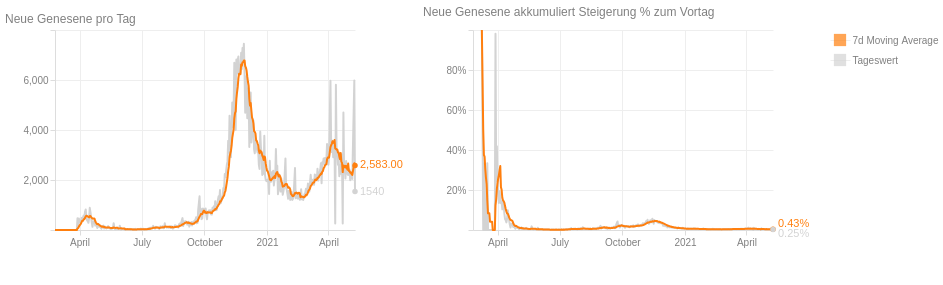

Specify this chart in Vega-Lite:
### Vega-Lite specification from a JSON file in a GitHub repository (floating-point values rounded to 4 significant figures; data arrays with more than 128 entries replaced by an {"elided": "..."} marker saying what was removed)
{"$schema": "https://vega.github.io/schema/vega-lite/v5.json", "config": {"axis": {"domainColor": "#ddd", "grid": true, "gridColor": "#eee", "labelBound": true, "labelColor": "gray", "minExtent": 50, "tickColor": "#ddd"}, "title": {"anchor": "start", "color": "gray", "fontSize": 12, "fontWeight": "normal"}, "view": {"continuousHeight": 300, "continuousWidth": 400, "strokeWidth": 0}}, "data": {"name": "data-efd1b5fba4a5753476e2f655ea834a0b"}, "datasets": {"data-793b2339a016668726e02e8737965916": [{"label": "Tageswert"}, {"label": "7d Moving Average"}], "data-efd1b5fba4a5753476e2f655ea834a0b": {"elided": "431 records"}}, "hconcat": [{"layer": [{"encoding": {"tooltip": [{"field": "date", "type": "temporal"}, {"field": "diff", "type": "quantitative"}], "x": {"field": "date", "title": "", "type": "temporal"}, "y": {"field": "diff", "title": "", "type": "quantitative"}}, "height": 200, "mark": {"color": "lightgray", "size": 2, "strokeJoin": "round", "type": "line"}, "transform": [{"as": "date", "field": "dataTime", "timeUnit": "yearmonthdate"}, {"aggregate": [{"as": "max_total_recovered", "field": "total_recovered", "op": "max"}], "groupby": ["date"]}, {"frame": [-1, 0], "window": [{"as": "rolling_max", "field": "max_total_recovered", "op": "max"}, {"as": "rolling_min", "field": "max_total_recovered", "op": "min"}]}, {"as": "diff", "calculate": "datum.rolling_max - datum.rolling_min"}], "width": 300}, {"encoding": {"x": {"field": "date", "title": "", "type": "temporal"}, "y": {"field": "rolling_mean", "title": "", "type": "quantitative"}}, "height": 200, "mark": {"color": "#ff7f0e", "size": 2, "strokeJoin": "round", "type": "line"}, "transform": [{"as": "date", "field": "dataTime", "timeUnit": "yearmonthdate"}, {"aggregate": [{"as": "max_total_recovered", "field": "total_recovered", "op": "max"}], "groupby": ["date"]}, {"frame": [-1, 0], "window": [{"as": "rolling_max", "field": "max_total_recovered", "op": "max"}, {"as": "rolling_min", "field": "max_total_recovered", "op": "min"}]}, {"as": "diff", "calculate": "datum.rolling_max - datum.rolling_min"}, {"frame": [-7, 0], "window": [{"as": "rolling_mean", "field": "diff", "op": "mean"}]}], "width": 300}, {"encoding": {"text": {"field": "diff", "type": "quantitative"}, "x": {"field": "date", "type": "temporal"}, "y": {"field": "diff", "title": "", "type": "quantitative"}}, "height": 200, "mark": {"align": "left", "color": "lightgray", "dx": 5, "type": "text"}, "transform": [{"as": "date", "field": "dataTime", "timeUnit": "yearmonthdate"}, {"aggregate": [{"as": "max_total_recovered", "field": "total_recovered", "op": "max"}], "groupby": ["date"]}, {"frame": [-1, 0], "window": [{"as": "rolling_max", "field": "max_total_recovered", "op": "max"}, {"as": "rolling_min", "field": "max_total_recovered", "op": "min"}]}, {"as": "diff", "calculate": "datum.rolling_max - datum.rolling_min"}, {"sort": [{"field": "date", "order": "descending"}], "window": [{"as": "rank", "field": "date", "op": "rank"}]}, {"filter": "(datum.rank === 1)"}], "width": 300}, {"encoding": {"x": {"field": "date", "type": "temporal"}, "y": {"field": "diff", "title": "", "type": "quantitative"}}, "height": 200, "mark": {"color": "lightgray", "opacity": 1, "type": "circle"}, "transform": [{"as": "date", "field": "dataTime", "timeUnit": "yearmonthdate"}, {"aggregate": [{"as": "max_total_recovered", "field": "total_recovered", "op": "max"}], "groupby": ["date"]}, {"frame": [-1, 0], "window": [{"as": "rolling_max", "field": "max_total_recovered", "op": "max"}, {"as": "rolling_min", "field": "max_total_recovered", "op": "min"}]}, {"as": "diff", "calculate": "datum.rolling_max - datum.rolling_min"}, {"sort": [{"field": "date", "order": "descending"}], "window": [{"as": "rank", "field": "date", "op": "rank"}]}, {"filter": "(datum.rank === 1)"}], "width": 300}, {"encoding": {"text": {"field": "rolling_mean", "format": ",.2f", "type": "quantitative"}, "x": {"field": "date", "type": "temporal"}, "y": {"field": "rolling_mean", "title": "", "type": "quantitative"}}, "height": 200, "mark": {"align": "left", "color": "#ff7f0e", "dx": 5, "type": "text"}, "transform": [{"as": "date", "field": "dataTime", "timeUnit": "yearmonthdate"}, {"aggregate": [{"as": "max_total_recovered", "field": "total_recovered", "op": "max"}], "groupby": ["date"]}, {"frame": [-1, 0], "window": [{"as": "rolling_max", "field": "max_total_recovered", "op": "max"}, {"as": "rolling_min", "field": "max_total_recovered", "op": "min"}]}, {"as": "diff", "calculate": "datum.rolling_max - datum.rolling_min"}, {"frame": [-7, 0], "window": [{"as": "rolling_mean", "field": "diff", "op": "mean"}]}, {"sort": [{"field": "date", "order": "descending"}], "window": [{"as": "rank", "field": "date", "op": "rank"}]}, {"filter": "(datum.rank === 1)"}], "width": 300}, {"encoding": {"x": {"field": "date", "type": "temporal"}, "y": {"field": "rolling_mean", "title": "", "type": "quantitative"}}, "height": 200, "mark": {"color": "#ff7f0e", "opacity": 1, "type": "circle"}, "transform": [{"as": "date", "field": "dataTime", "timeUnit": "yearmonthdate"}, {"aggregate": [{"as": "max_total_recovered", "field": "total_recovered", "op": "max"}], "groupby": ["date"]}, {"frame": [-1, 0], "window": [{"as": "rolling_max", "field": "max_total_recovered", "op": "max"}, {"as": "rolling_min", "field": "max_total_recovered", "op": "min"}]}, {"as": "diff", "calculate": "datum.rolling_max - datum.rolling_min"}, {"frame": [-7, 0], "window": [{"as": "rolling_mean", "field": "diff", "op": "mean"}]}, {"sort": [{"field": "date", "order": "descending"}], "window": [{"as": "rank", "field": "date", "op": "rank"}]}, {"filter": "(datum.rank === 1)"}], "width": 300}, {"encoding": {"tooltip": [{"field": "date", "title": "Datum", "type": "temporal"}, {"field": "rolling_mean", "title": "7d Moving Average", "type": "quantitative"}], "x": {"field": "date", "title": "", "type": "temporal"}, "y": {"field": "rolling_mean", "title": "", "type": "quantitative"}}, "height": 200, "mark": {"color": "#ff7f0e", "opacity": 0, "size": 200, "type": "circle"}, "transform": [{"as": "date", "field": "dataTime", "timeUnit": "yearmonthdate"}, {"aggregate": [{"as": "max_total_recovered", "field": "total_recovered", "op": "max"}], "groupby": ["date"]}, {"frame": [-1, 0], "window": [{"as": "rolling_max", "field": "max_total_recovered", "op": "max"}, {"as": "rolling_min", "field": "max_total_recovered", "op": "min"}]}, {"as": "diff", "calculate": "datum.rolling_max - datum.rolling_min"}, {"frame": [-7, 0], "window": [{"as": "rolling_mean", "field": "diff", "op": "mean"}]}], "width": 300}, {"encoding": {"tooltip": [{"field": "date", "title": "Datum", "type": "temporal"}, {"field": "diff", "title": "Neue Genesene", "type": "quantitative"}], "x": {"field": "date", "title": "", "type": "temporal"}, "y": {"field": "diff", "title": "", "type": "quantitative"}}, "height": 200, "mark": {"color": "lightgray", "opacity": 0, "size": 200, "type": "circle"}, "transform": [{"as": "date", "field": "dataTime", "timeUnit": "yearmonthdate"}, {"aggregate": [{"as": "max_total_recovered", "field": "total_recovered", "op": "max"}], "groupby": ["date"]}, {"frame": [-1, 0], "window": [{"as": "rolling_max", "field": "max_total_recovered", "op": "max"}, {"as": "rolling_min", "field": "max_total_recovered", "op": "min"}]}, {"as": "diff", "calculate": "datum.rolling_max - datum.rolling_min"}], "width": 300}], "title": "Neue Genesene pro Tag"}, {"layer": [{"encoding": {"x": {"field": "date", "title": "", "type": "temporal"}, "y": {"axis": {"format": "%", "title": ""}, "field": "diff", "scale": {"domain": [0, 1]}, "type": "quantitative"}}, "height": 200, "mark": {"color": "lightgray", "size": 2, "strokeJoin": "round", "type": "line"}, "transform": [{"as": "date", "field": "dataTime", "timeUnit": "yearmonthdate"}, {"aggregate": [{"as": "max_total_recovered", "field": "total_recovered", "op": "max"}], "groupby": ["date"]}, {"frame": [-1, 0], "window": [{"as": "rolling_max", "field": "max_total_recovered", "op": "max"}, {"as": "rolling_min", "field": "max_total_recovered", "op": "min"}]}, {"as": "diff", "calculate": "(datum.rolling_max - datum.rolling_min) / datum.rolling_max"}], "width": 300}, {"encoding": {"x": {"field": "date", "title": "", "type": "temporal"}, "y": {"axis": {"format": "%", "title": ""}, "field": "rolling_mean", "type": "quantitative"}}, "height": 200, "mark": {"color": "#ff7f0e", "size": 2, "strokeJoin": "round", "type": "line"}, "transform": [{"as": "date", "field": "dataTime", "timeUnit": "yearmonthdate"}, {"aggregate": [{"as": "max_total_recovered", "field": "total_recovered", "op": "max"}], "groupby": ["date"]}, {"frame": [-1, 0], "window": [{"as": "rolling_max", "field": "max_total_recovered", "op": "max"}, {"as": "rolling_min", "field": "max_total_recovered", "op": "min"}]}, {"as": "diff", "calculate": "(datum.rolling_max - datum.rolling_min) / datum.rolling_max"}, {"frame": [-7, 0], "window": [{"as": "rolling_mean", "field": "diff", "op": "mean"}]}], "width": 300}, {"encoding": {"text": {"field": "rolling_mean", "format": ".2%", "type": "quantitative"}, "x": {"field": "date", "type": "temporal"}, "y": {"field": "rolling_mean", "title": "", "type": "quantitative"}}, "height": 200, "mark": {"align": "left", "color": "#ff7f0e", "dx": 5, "dy": -5, "type": "text"}, "transform": [{"as": "date", "field": "dataTime", "timeUnit": "yearmonthdate"}, {"aggregate": [{"as": "max_total_recovered", "field": "total_recovered", "op": "max"}], "groupby": ["date"]}, {"frame": [-1, 0], "window": [{"as": "rolling_max", "field": "max_total_recovered", "op": "max"}, {"as": "rolling_min", "field": "max_total_recovered", "op": "min"}]}, {"as": "diff", "calculate": "(datum.rolling_max - datum.rolling_min) / datum.rolling_max"}, {"frame": [-7, 0], "window": [{"as": "rolling_mean", "field": "diff", "op": "mean"}]}, {"sort": [{"field": "date", "order": "descending"}], "window": [{"as": "rank", "field": "date", "op": "rank"}]}, {"filter": "(datum.rank === 1)"}], "width": 300}, {"encoding": {"x": {"field": "date", "type": "temporal"}, "y": {"field": "rolling_mean", "title": "", "type": "quantitative"}}, "height": 200, "mark": {"color": "#ff7f0e", "opacity": 1, "type": "circle"}, "transform": [{"as": "date", "field": "dataTime", "timeUnit": "yearmonthdate"}, {"aggregate": [{"as": "max_total_recovered", "field": "total_recovered", "op": "max"}], "groupby": ["date"]}, {"frame": [-1, 0], "window": [{"as": "rolling_max", "field": "max_total_recovered", "op": "max"}, {"as": "rolling_min", "field": "max_total_recovered", "op": "min"}]}, {"as": "diff", "calculate": "(datum.rolling_max - datum.rolling_min) / datum.rolling_max"}, {"frame": [-7, 0], "window": [{"as": "rolling_mean", "field": "diff", "op": "mean"}]}, {"sort": [{"field": "date", "order": "descending"}], "window": [{"as": "rank", "field": "date", "op": "rank"}]}, {"filter": "(datum.rank === 1)"}], "width": 300}, {"encoding": {"text": {"field": "diff", "format": ".2%", "type": "quantitative"}, "x": {"field": "date", "type": "temporal"}, "y": {"field": "diff", "title": "", "type": "quantitative"}}, "height": 200, "mark": {"align": "left", "color": "lightgray", "dx": 5, "dy": 5, "type": "text"}, "transform": [{"as": "date", "field": "dataTime", "timeUnit": "yearmonthdate"}, {"aggregate": [{"as": "max_total_recovered", "field": "total_recovered", "op": "max"}], "groupby": ["date"]}, {"frame": [-1, 0], "window": [{"as": "rolling_max", "field": "max_total_recovered", "op": "max"}, {"as": "rolling_min", "field": "max_total_recovered", "op": "min"}]}, {"as": "diff", "calculate": "(datum.rolling_max - datum.rolling_min) / datum.rolling_max"}, {"sort": [{"field": "date", "order": "descending"}], "window": [{"as": "rank", "field": "date", "op": "rank"}]}, {"filter": "(datum.rank === 1)"}], "width": 300}, {"encoding": {"x": {"field": "date", "type": "temporal"}, "y": {"field": "diff", "title": "", "type": "quantitative"}}, "height": 200, "mark": {"color": "lightgray", "opacity": 1, "type": "circle"}, "transform": [{"as": "date", "field": "dataTime", "timeUnit": "yearmonthdate"}, {"aggregate": [{"as": "max_total_recovered", "field": "total_recovered", "op": "max"}], "groupby": ["date"]}, {"frame": [-1, 0], "window": [{"as": "rolling_max", "field": "max_total_recovered", "op": "max"}, {"as": "rolling_min", "field": "max_total_recovered", "op": "min"}]}, {"as": "diff", "calculate": "(datum.rolling_max - datum.rolling_min) / datum.rolling_max"}, {"sort": [{"field": "date", "order": "descending"}], "window": [{"as": "rank", "field": "date", "op": "rank"}]}, {"filter": "(datum.rank === 1)"}], "width": 300}, {"encoding": {"tooltip": [{"field": "date", "title": "Datum", "type": "temporal"}, {"field": "rolling_mean", "format": ".2%", "title": "7d Moving Average", "type": "quantitative"}], "x": {"field": "date", "title": "", "type": "temporal"}, "y": {"field": "rolling_mean", "title": "", "type": "quantitative"}}, "height": 200, "mark": {"color": "#ff7f0e", "opacity": 0, "size": 200, "type": "circle"}, "transform": [{"as": "date", "field": "dataTime", "timeUnit": "yearmonthdate"}, {"aggregate": [{"as": "max_total_recovered", "field": "total_recovered", "op": "max"}], "groupby": ["date"]}, {"frame": [-1, 0], "window": [{"as": "rolling_max", "field": "max_total_recovered", "op": "max"}, {"as": "rolling_min", "field": "max_total_recovered", "op": "min"}]}, {"as": "diff", "calculate": "(datum.rolling_max - datum.rolling_min) / datum.rolling_max"}, {"frame": [-7, 0], "window": [{"as": "rolling_mean", "field": "diff", "op": "mean"}]}], "width": 300}, {"encoding": {"tooltip": [{"field": "date", "title": "Datum", "type": "temporal"}, {"field": "diff", "format": ".2%", "title": "Steigerung %", "type": "quantitative"}], "x": {"field": "date", "title": "", "type": "temporal"}, "y": {"field": "diff", "title": "", "type": "quantitative"}}, "height": 200, "mark": {"color": "rec_day_color", "opacity": 0, "size": 200, "type": "circle"}, "transform": [{"as": "date", "field": "dataTime", "timeUnit": "yearmonthdate"}, {"aggregate": [{"as": "max_total_recovered", "field": "total_recovered", "op": "max"}], "groupby": ["date"]}, {"frame": [-1, 0], "window": [{"as": "rolling_max", "field": "max_total_recovered", "op": "max"}, {"as": "rolling_min", "field": "max_total_recovered", "op": "min"}]}, {"as": "diff", "calculate": "(datum.rolling_max - datum.rolling_min) / datum.rolling_max"}], "width": 300}], "title": "Neue Genesene akkumuliert Steigerung % zum Vortag"}, {"data": {"name": "data-793b2339a016668726e02e8737965916"}, "encoding": {"color": {"field": "label", "legend": null, "scale": {"domain": ["Tageswert", "7d Moving Average"], "range": ["lightgray", "#ff7f0e"]}, "type": "nominal"}, "y": {"axis": {"domain": false, "orient": "right", "ticks": false}, "field": "label", "title": null, "type": "nominal"}}, "mark": {"size": 150, "type": "square"}}]}
